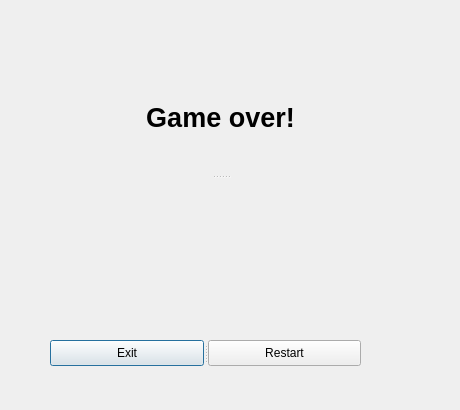
<?xml version="1.0" encoding="UTF-8"?>
<ui version="4.0">
 <class>GameOverMenu</class>
 <widget class="QDialog" name="GameOverMenu">
  <property name="geometry">
   <rect>
    <x>0</x>
    <y>0</y>
    <width>460</width>
    <height>410</height>
   </rect>
  </property>
  <property name="windowTitle">
   <string>Dialog</string>
  </property>
  <widget class="QSplitter" name="splitter">
   <property name="geometry">
    <rect>
     <x>50</x>
     <y>340</y>
     <width>311</width>
     <height>26</height>
    </rect>
   </property>
   <property name="orientation">
    <enum>Qt::Horizontal</enum>
   </property>
   <widget class="QPushButton" name="exitButton">
    <property name="text">
     <string>Exit</string>
    </property>
   </widget>
   <widget class="QPushButton" name="restartButton">
    <property name="text">
     <string>Restart</string>
    </property>
   </widget>
  </widget>
  <widget class="QSplitter" name="splitter_2">
   <property name="geometry">
    <rect>
     <x>70</x>
     <y>60</y>
     <width>301</width>
     <height>171</height>
    </rect>
   </property>
   <property name="orientation">
    <enum>Qt::Vertical</enum>
   </property>
   <widget class="QLabel" name="label">
    <property name="text">
     <string>&lt;html&gt;&lt;head/&gt;&lt;body&gt;&lt;p align=&quot;center&quot;&gt;&lt;span style=&quot; font-size:20pt; font-weight:600;&quot;&gt;Game over!&lt;/span&gt;&lt;/p&gt;&lt;/body&gt;&lt;/html&gt;</string>
    </property>
   </widget>
   <widget class="QLabel" name="statslabel">
    <property name="text">
     <string/>
    </property>
   </widget>
  </widget>
 </widget>
 <resources/>
 <connections/>
</ui>
